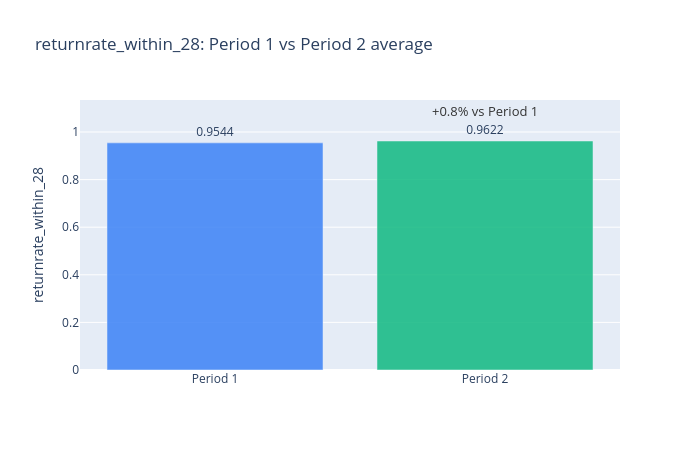

The code cell stored with this chart in its notebook:
### Code cell
# Chart — Period 1 vs Period 2 average
plot_period_comparison(
    rrw_period_comparison, title=f'{metric_col}: Period 1 vs Period 2 average', y_label=metric_col,
).show()

### Figure 1 — Plotly figure (JSON) as saved in the notebook; plotly's stock layout.template omitted (floating-point values rounded to 4 significant figures)
{"data": [{"marker": {"color": ["rgba(59,130,246,0.85)", "rgba(16,185,129,0.85)"]}, "text": ["0.9544", "0.9622"], "textposition": "outside", "type": "bar", "x": ["Period 1", "Period 2"], "y": [0.9544, 0.9622]}], "layout": {"annotations": [{"font": {"color": "#333", "size": 13}, "showarrow": false, "text": "+0.8% vs Period 1", "x": 1, "y": 0.9622, "yshift": 30}], "height": 450, "showlegend": false, "title": {"text": "returnrate_within_28: Period 1 vs Period 2 average"}, "width": 700, "yaxis": {"title": {"text": "returnrate_within_28"}}}}
